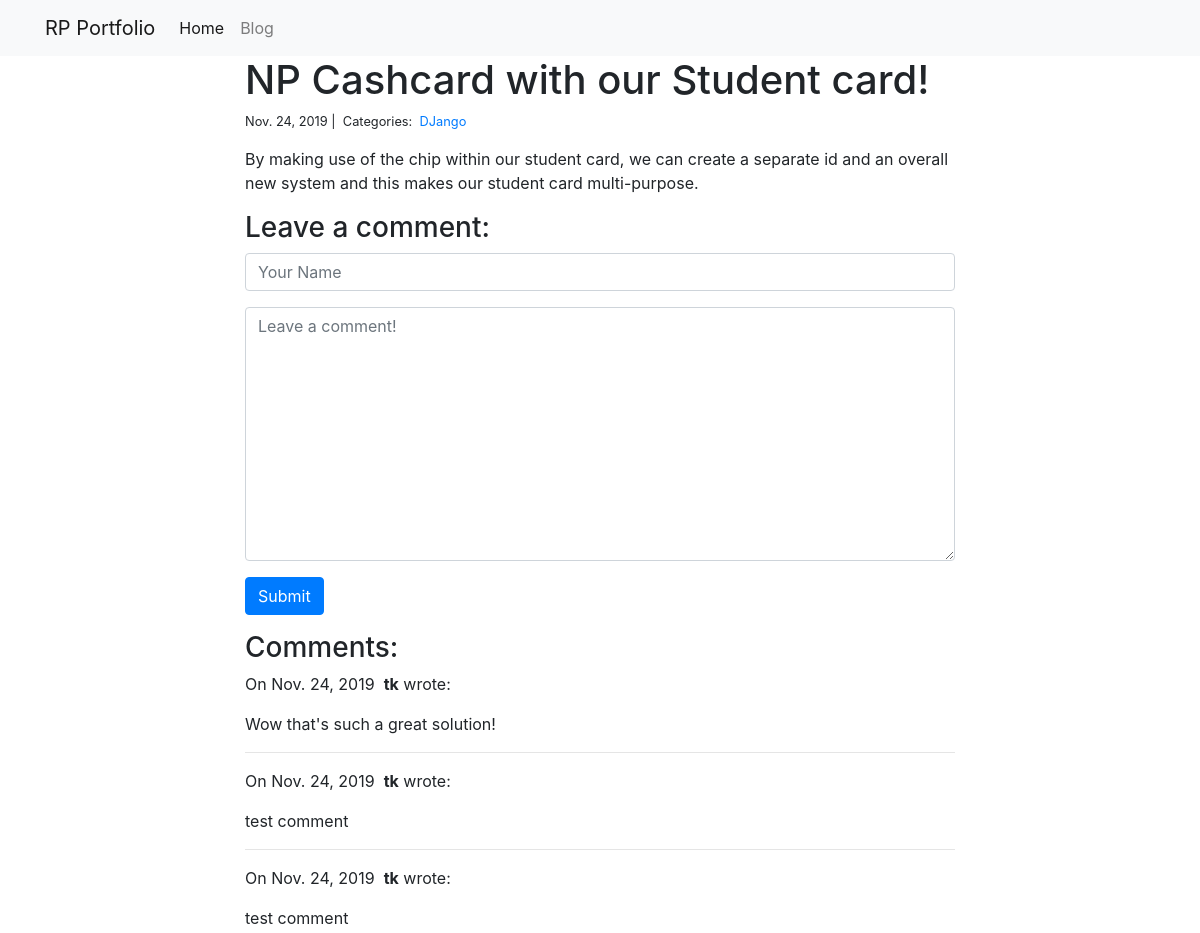
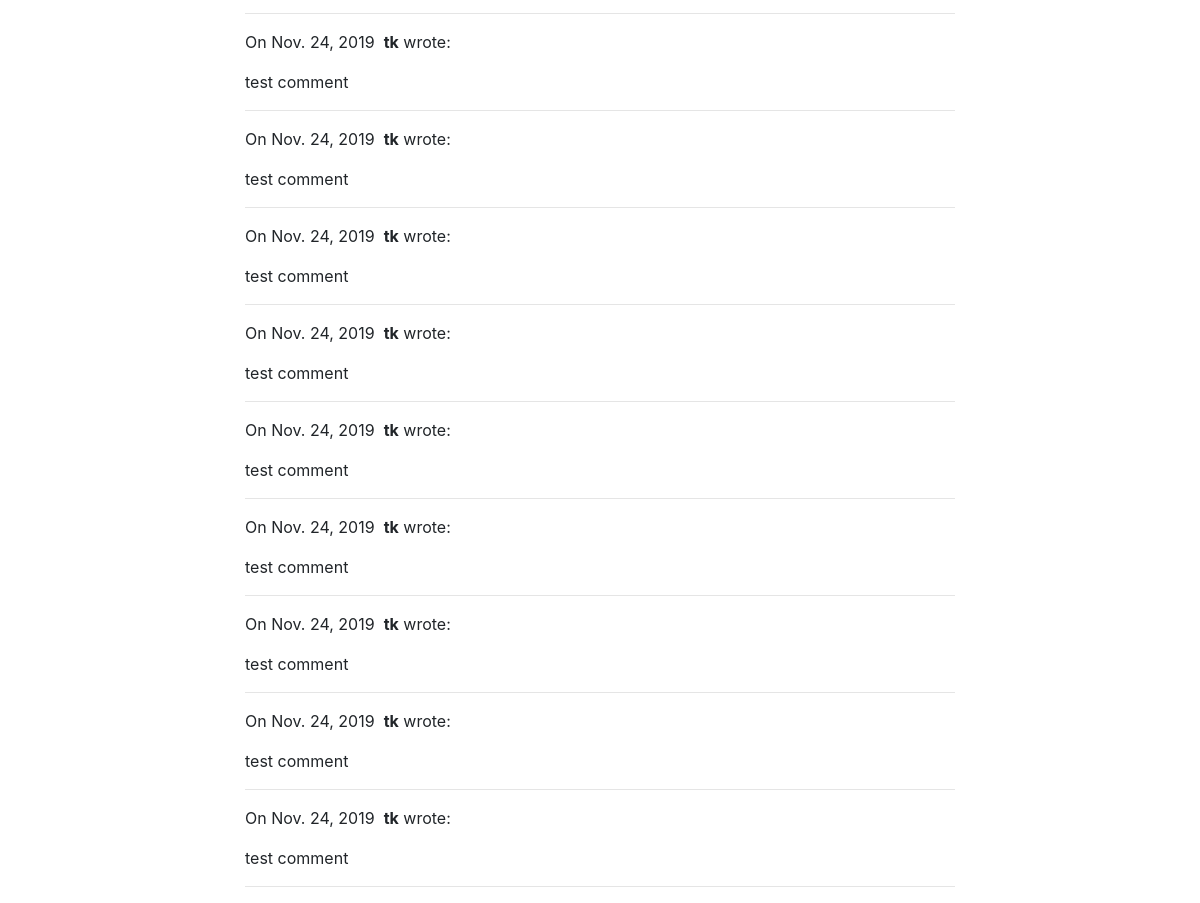
Page /blog/3/ on the committed database (2 pictures, top to bottom).
### blog/models.py (models this page shows)
class Post(models.Model):
    title = models.CharField(max_length=255)
    body = models.TextField()
    created_on = models.DateTimeField(auto_now_add=True)
    last_modified = models.DateTimeField(auto_now=True)
    categories = models.ManyToManyField('Category', related_name='posts')

class Category(models.Model):
    name = models.CharField(max_length=20)

class Comment(models.Model):
    author = models.CharField(max_length=60)
    body = models.TextField()
    created_on = models.DateTimeField(auto_now_add=True)
    post = models.ForeignKey('Post', on_delete=models.CASCADE)

### blog/views.py (the view, shortened to what this page needs)
# urls.py: path("<int:pk>/", views.blog_detail, name="blog_detail"),
def blog_detail(request, pk):
    post = Post.objects.get(pk=pk)
    comments = Comment.objects.filter(post=post)
    form = CommentForm()
    context = {"post": post, "comments": comments, "form": form}
    return render(request, "blog_detail.html", context)

### blog/forms.py
class CommentForm(forms.Form):
    author = forms.CharField(
        max_length=60,
        widget=forms.TextInput(attrs={
            "class": "form-control",
            "placeholder": "Your Name"
        })
    )
    body = forms.CharField(widget=forms.Textarea(
        attrs={
            "class": "form-control",
            "placeholder": "Leave a comment!"
        })
    )

### blog/templates/blog_detail.html (shortened to what this page needs)
{% extends "base.html" %}
{% block page_content %}
<div class="col-md-8 offset-md-2">
    <h1>{{ post.title }}</h1>
    <small>
        {{ post.created_on.date }} |&nbsp;
        Categories:&nbsp;
        {% for category in post.categories.all %}
        <a href="{% url 'blog_category' category.name %}">
            {{ category.name }}
        </a>&nbsp;
        {% endfor %}
    </small>
    <p>{{ post.body | linebreaks }}</p>
    <h3>Leave a comment:</h3>
    <form action="/blog/{{ post.pk }}/" method="post">
        <div class="form-group">
            {{ form.author }}
        </div>
        <div class="form-group">
            {{ form.body }}
        </div>
        <button type="submit" class="btn btn-primary">Submit</button>
    </form>
    <h3>Comments:</h3>
    {% for comment in comments %}
    <p>
        On {{comment.created_on.date }}&nbsp;
        <b>{{ comment.author }}</b> wrote:
    </p>
    <p>{{ comment.body }}</p>
    <hr>
    {% endfor %}
</div>
{% endblock %}

### rows in the picture
Post: title "NP Cashcard with our Student card!", created_on "Nov. 24, 2019", body "By making use of the chip within our student card, we can create a separate id and an overall new system and this makes our student card multi-purpose."
Category: name "DJango"
Comment: created_on "Nov. 24, 2019", author "tk", body "Wow that's such a great solution!"
Comment: created_on "Nov. 24, 2019", author "tk", body "test comment"
Comment: created_on "Nov. 24, 2019", author "tk", body "test comment"
Comment: created_on "Nov. 24, 2019", author "tk", body "test comment"
Comment: created_on "Nov. 24, 2019", author "tk", body "test comment"
Comment: created_on "Nov. 24, 2019", author "tk", body "test comment"
Comment: created_on "Nov. 24, 2019", author "tk", body "test comment"
Comment: created_on "Nov. 24, 2019", author "tk", body "test comment"
Comment: created_on "Nov. 24, 2019", author "tk", body "test comment"
Comment: created_on "Nov. 24, 2019", author "tk", body "test comment"
Comment: created_on "Nov. 24, 2019", author "tk", body "test comment"
Comment: created_on "Nov. 24, 2019", author "tk", body "test comment"
